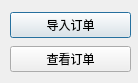
<?xml version="1.0" encoding="UTF-8"?>
<ui version="4.0">
 <class>OrderManageDialog</class>
 <widget class="QDialog" name="OrderManageDialog">
  <property name="geometry">
   <rect>
    <x>0</x>
    <y>0</y>
    <width>138</width>
    <height>83</height>
   </rect>
  </property>
  <property name="windowTitle">
   <string/>
  </property>
  <widget class="QWidget" name="layoutWidget">
   <property name="geometry">
    <rect>
     <x>10</x>
     <y>10</y>
     <width>121</width>
     <height>65</height>
    </rect>
   </property>
   <layout class="QVBoxLayout" name="verticalLayout">
    <item>
     <widget class="QPushButton" name="importTBorderButton">
      <property name="text">
       <string>导入订单</string>
      </property>
     </widget>
    </item>
    <item>
     <widget class="QPushButton" name="pushButton_2">
      <property name="text">
       <string>查看订单</string>
      </property>
     </widget>
    </item>
   </layout>
  </widget>
 </widget>
 <resources/>
 <connections/>
</ui>
